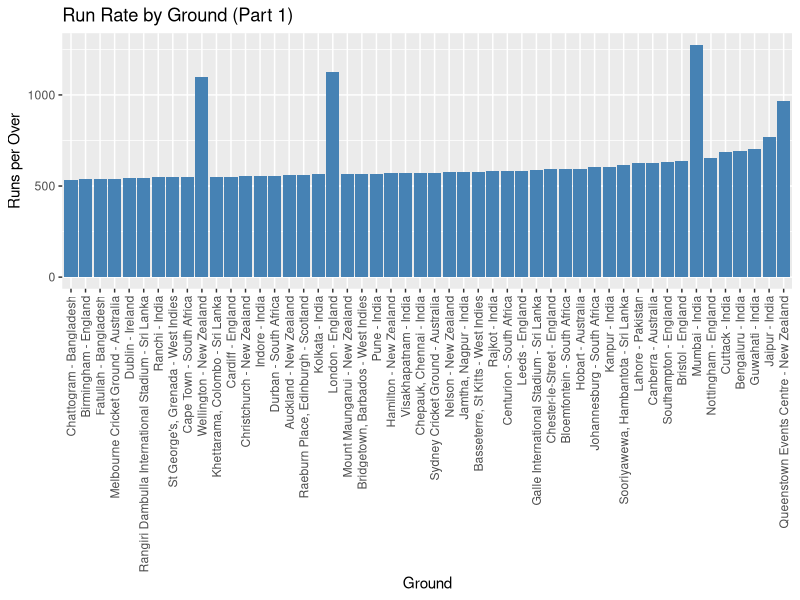
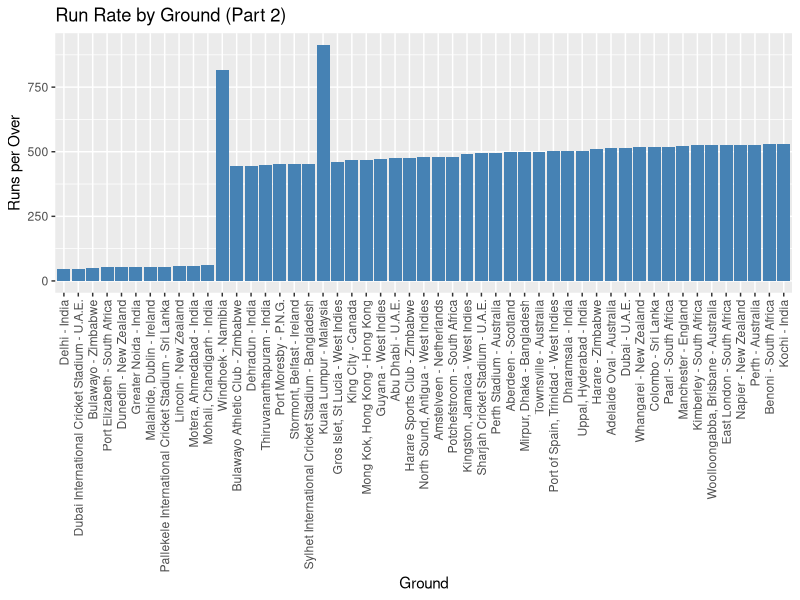
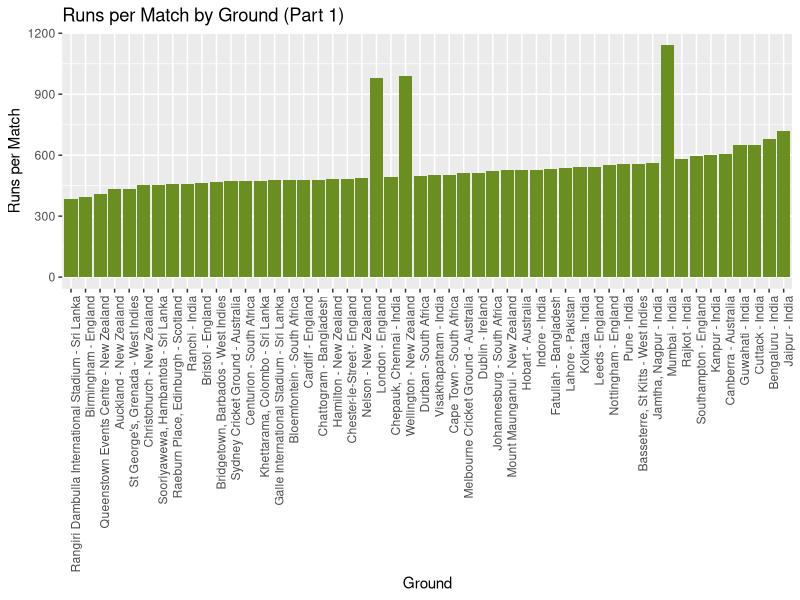
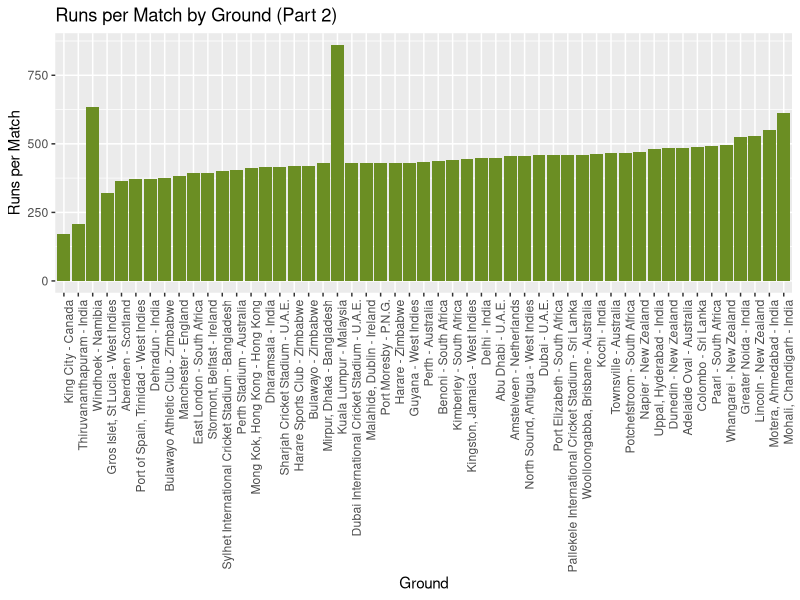
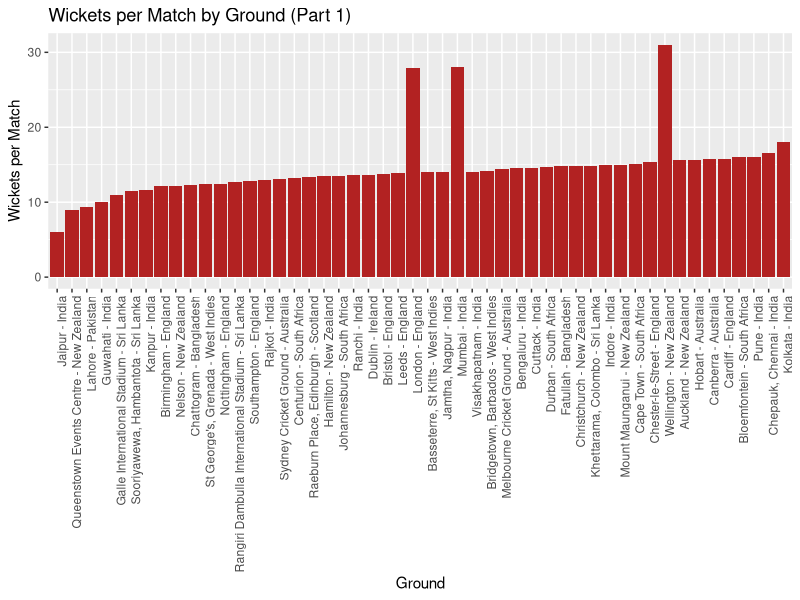
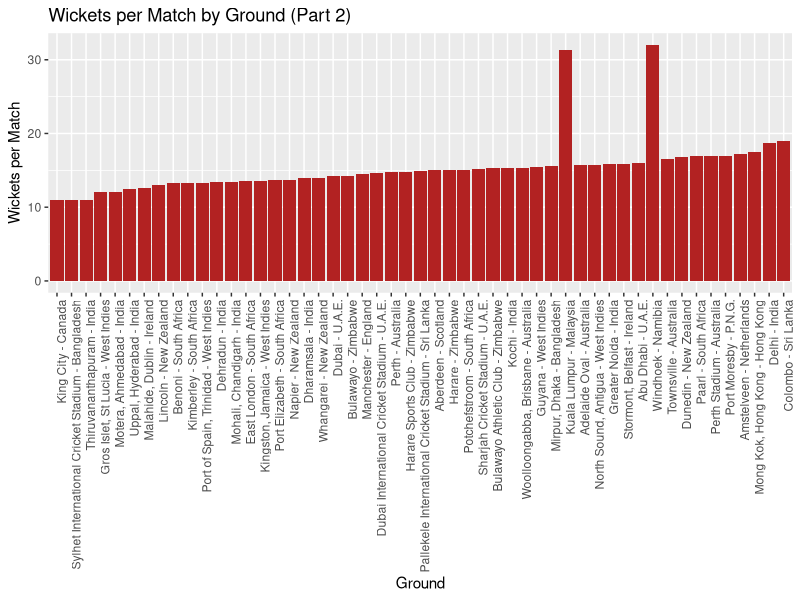

Source code (R) for these figures, in order:
# Loading necessary libraries

library(ggplot2)
library(Metrics)
library(stringr)

library(dplyr)
library(caret)
library(zoo)

##---------------------------GROUND PERFORMANCE ANALYSIS------------------------



# Read the CSV file
ground_data <- read.csv("Ground_Averages.csv", sep=";")

# Extract short ground names
ground_data <- ground_data %>%
  mutate(Ground_Short = str_trim(str_extract(Ground, "(?<=,)[^,]*$|(?<=,).*$")))


# If extraction fails (returns NA), use the original name
ground_data <- ground_data %>%
  mutate(Ground_Short = ifelse(is.na(Ground_Short), Ground, Ground_Short))

# Calculate derived metrics
ground_analysis <- ground_data %>%
  mutate(
    Win_Rate = Won / Mat,
    Runs_per_Match = Runs / Mat,
    Wickets_per_Match = Wkts / Mat,
    Balls_per_Match = Balls / Mat,
    Overs_per_Match = Balls_per_Match / 6
  )

# Rank grounds by different metrics
top_grounds_runs <- ground_analysis %>%
  arrange(desc(Runs_per_Match)) %>%
  select(Ground_Short, Runs_per_Match) %>%
  head(10)

top_grounds_wickets <- ground_analysis %>%
  arrange(desc(Wickets_per_Match)) %>%
  select(Ground_Short, Wickets_per_Match) %>%
  head(10)

top_grounds_rpo <- ground_analysis %>%
  arrange(desc(RPO)) %>%
  select(Ground_Short, RPO) %>%
  head(10)

# Visualizations

# Sort grounds by RPO
sorted_grounds <- ground_analysis %>%
  arrange(desc(RPO))

# Calculate the midpoint
midpoint <- ceiling(nrow(sorted_grounds) / 2)

# Create two subsets
first_half <- sorted_grounds[1:midpoint, ]
second_half <- sorted_grounds[(midpoint+1):nrow(sorted_grounds), ]

# Create the first plot
p1 <- ggplot(first_half, aes(x = reorder(Ground_Short, RPO), y = RPO)) +
  geom_bar(stat = "identity", fill = "steelblue") +
  theme(axis.text.x = element_text(angle = 90, hjust = 1, vjust = 0.5)) +
  labs(title = "Run Rate by Ground (Part 1)", x = "Ground", y = "Runs per Over")
plot(p1)

# Create the second plot
p2 <- ggplot(second_half, aes(x = reorder(Ground_Short, RPO), y = RPO)) +
  geom_bar(stat = "identity", fill = "steelblue") +
  theme(axis.text.x = element_text(angle = 90, hjust = 1, vjust = 0.5)) +
  labs(title = "Run Rate by Ground (Part 2)", x = "Ground", y = "Runs per Over")
plot(p2)


# Runs per match by ground

p1 <- ggplot(first_half, aes(x = reorder(Ground_Short, Runs_per_Match), y = Runs_per_Match)) +
  geom_bar(stat = "identity", fill = "#6B8E23") +
  theme(axis.text.x = element_text(angle = 90, hjust = 1))  +
  labs(title = "Runs per Match by Ground (Part 1)", x = "Ground", y = "Runs per Match")
plot(p1)

p2 <- ggplot(second_half, aes(x = reorder(Ground_Short, Runs_per_Match), y = Runs_per_Match)) +
  geom_bar(stat = "identity", fill = "#6B8E23") +
  theme(axis.text.x = element_text(angle = 90, hjust = 1))  +
  labs(title = "Runs per Match by Ground (Part 2)", x = "Ground", y = "Runs per Match")
plot(p2)

# Wickets per match by ground

p1 <- ggplot(first_half, aes(x = reorder(Ground_Short, Wickets_per_Match), y = Wickets_per_Match)) +
  geom_bar(stat = "identity", fill = "#B22222") +
  theme(axis.text.x = element_text(angle = 90, hjust = 1))  +
  labs(title = "Wickets per Match by Ground (Part 1)", x = "Ground", y = "Wickets per Match")
plot(p1)

p2 <- ggplot(second_half, aes(x = reorder(Ground_Short, Wickets_per_Match), y = Wickets_per_Match)) +
  geom_bar(stat = "identity", fill = "#B22222") +
  theme(axis.text.x = element_text(angle = 90, hjust = 1))  +
  labs(title = "Wickets per Match by Ground (Part 2)", x = "Ground", y = "Wickets per Match")
plot(p2)


# Print top grounds for different metrics
print("Top 10 Grounds by Runs per Match:")
print(top_grounds_runs)

print("Top 10 Grounds by Wickets per Match:")
print(top_grounds_wickets)

print("Top 10 Grounds by Run Rate:")
print(top_grounds_rpo)

# Summary statistics
summary_stats <- ground_analysis %>%
  summarise(
    Avg_Runs_per_Match = mean(Runs_per_Match),
    Avg_Wickets_per_Match = mean(Wickets_per_Match),
    Avg_RPO = mean(RPO),
    Highest_RPO = max(RPO),
    Lowest_RPO = min(RPO)
  )

print("Summary Statistics:")
print(summary_stats)
